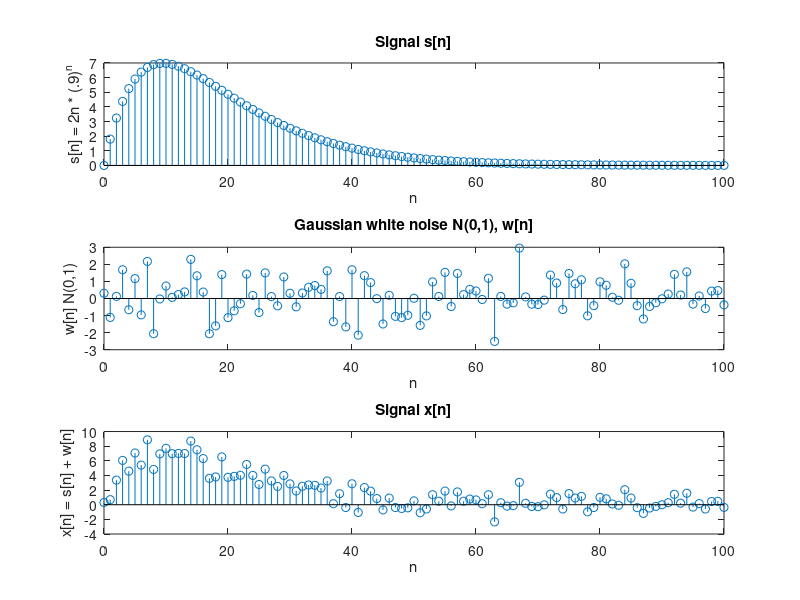

MATLAB code to generate this figure:
% dsp hw1 
% Tyler Olivieri

% Instead of noise, generate an interfence frequency
% w_int[n] = cos(2*pi*fn) for n = 0,1, ..., 100 with
% f = .2. Filter x_int[n] = s[n] + w_int[n] with an M-point
% MA filter for M = 4, 5, and 6.
% Is the interference completely removed?
clc; clear;

% generate signal s[n] = 2n(.9)^n for n = 0,1, ..., 100
n = 0:1:100;
s_n = 2.*n.*(.9).^n;

% generate independent gaussian random noise with mean = 0
% and variance = 1, w[n], for n = 0, 1, ..., 100
% Note noise power in decibels:: dB = 10log10(Variance)
w_n = wgn(101, 1, 0);
dB = 10 * log10(var(w_n));

% generate x[n] = s[n] + w[n]
x_n = s_n' + w_n;

% Plot the discrete time signals {s[n]}, {w[n]}
% and {x[n]}. Label axis
figure(1);
subplot(3, 1, 1)
stem(n, s_n)
title('Signal s[n]')
xlabel('n')
ylabel('s[n] = 2n * (.9)^n')
subplot(3, 1, 2)
stem(n, w_n);
title('Gaussian white noise N(0,1), w[n]')
xlabel('n')
ylabel('w[n] N(0,1)')
subplot(3, 1, 3)
stem(n, x_n)
title('Signal x[n]') 
xlabel('n')
ylabel('x[n] = s[n] + w[n]')

% Apply a 5-point moving MA filter to the sequence {x[n]}
% and generate the output sequence {y[n]}. Plot {s[n]} and {y[n]}
% on the same (labeled!) axes to observe the effect of filtering.
% y[n] = (1/5)SUM(x[n-k]) | k = 0 to k = 4
% write a function for this. Could become useful later